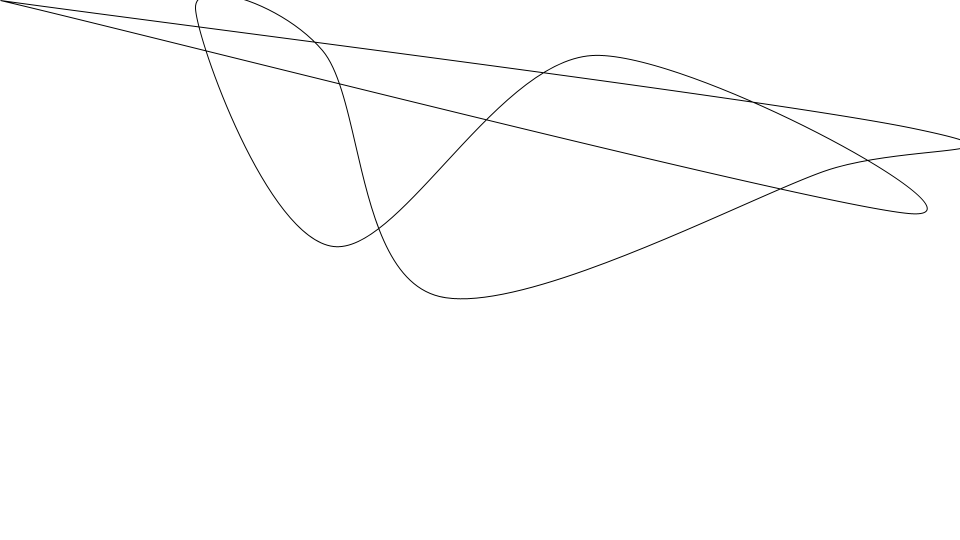
Frame 1 (no input)
Frame 60 (the mouse pressed at the canvas centre just before this capture): identical to frame 1, image omitted
Frame 120 (the mouse held since frame 60 and released just before this capture): identical to frame 1, image omitted

The Processing sketch that drew this single still picture (run headless with seeded random() and noise(); from frame 60 on, the mouse is pressed at the canvas centre):

// Processing sketch: MultiCurvesFilled
// ── MultiCurvesFilled.pde
Point[] points;
final static int numPoints = 9;

void setup() {
  size(960, 540);
  frameRate(30);
  initialize();
}

void initialize() {
  points = new Point[numPoints];
  
  for(int i=0; i<numPoints; i++){
    points[i] = new Point();
    points[i].x = random(width);
    points[i].y = random(height);
  }
  points[0].x = 0;
  points[0].y = 0;
}

void draw() {
  background(255);
  stroke(0, 0, 0);
  //fill(255, 0, 0);
  noFill();
  beginShape();
  int i;
  curveVertex(0, 0);
  curveVertex(0, 0);
  for(i=1; i<numPoints; i++){
    curveVertex(points[i].x, points[i].y);
  
  }
  curveVertex(0, 0);
  curveVertex(0, 0);
  endShape(CLOSE);
}

////////////////////////////////

class Point {
  float x, y;
  
  Point() {
    x = 0;
    y = 0;
  }
}
